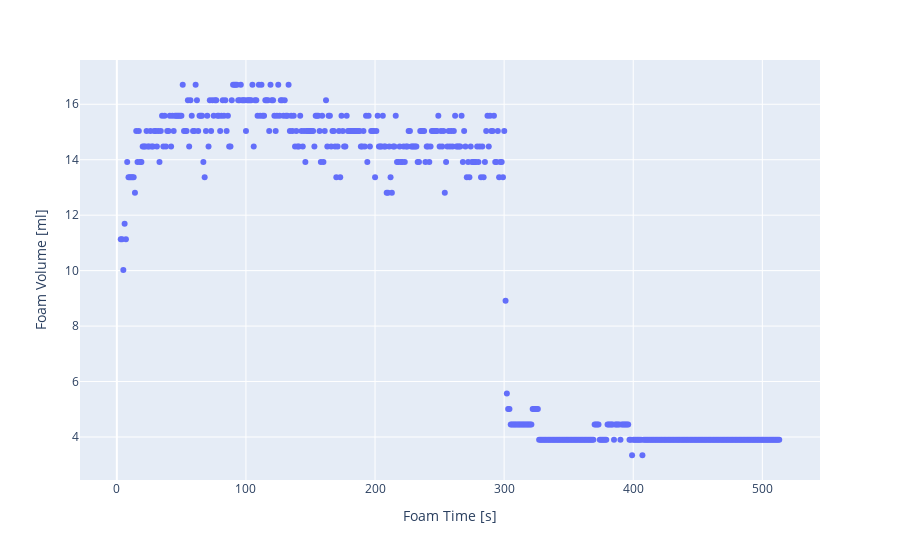

Notebook code for this chart:
### Code cell
px.scatter(slope, x = 'Foam Time [s]', y = 'Foam Volume [ml]')

### Figure 1 — Plotly figure (JSON) as saved in the notebook; plotly's stock layout.template omitted (floating-point values rounded to 4 significant figures; data arrays with more than 128 entries replaced by an {"elided": "..."} marker saying what was removed)
{"data": [{"hovertemplate": "Foam Time [s]=%{x}<br>Foam Volume [ml]=%{y}<extra></extra>", "legendgroup": "", "marker": {"color": "#636efa", "symbol": "circle"}, "mode": "markers", "name": "", "orientation": "v", "showlegend": false, "type": "scatter", "x": {"elided": "522 float values"}, "xaxis": "x", "y": {"elided": "522 float values"}, "yaxis": "y"}], "layout": {"legend": {"tracegroupgap": 0}, "margin": {"t": 60}, "xaxis": {"anchor": "y", "domain": [0, 1], "title": {"text": "Foam Time [s]"}}, "yaxis": {"anchor": "x", "domain": [0, 1], "title": {"text": "Foam Volume [ml]"}}}}
